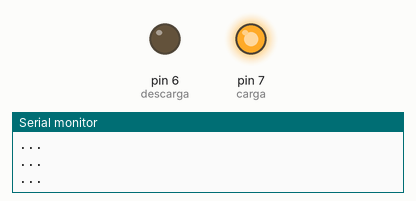
Recording of a sketch running on a simulated Arduino Uno, built with avr-gcc and run on an emulated ATmega328P. Shown: output pins drawn as LEDs (lit = HIGH), the last lines printed to the serial monitor.

Above: at 0.5 s.
At 5.0 s:
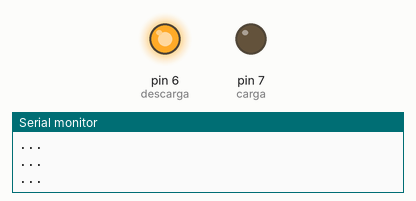
Timing chart, 0 to 6.9 s (numbered marks = the images above):
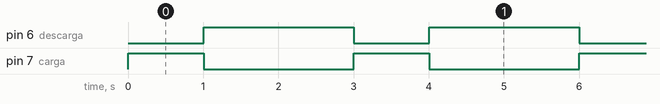

Measured:
- by itself, pin 6 (descarga): alternates HIGH for 2.0 s and LOW for 1.0 s
- by itself, pin 7 (carga): alternates HIGH for 1.0 s and LOW for 2.0 s

The sketch:

Timer2INT.ino
```cpp
/*
   Adapt from
   "Aula 44 - Interrupção por Estouro do Timer2 na IDE Arduino"
   www.wrkits.com.br | facebook.com/wrkits | youtube.com/user/canalwrkits

   Timer 2 overflow interrupt.

*/
// --- Parâmetros ---

#define descarga 6
#define carga 7

// --- Variaveis Globais ---

int unsigned count = 0;

// --- Rotina de Interrupção ---
ISR(TIMER2_OVF_vect)
{
    TCNT2=100;          // Reinicializa o registrador do Timer2
    if(count==100){
      digitalWrite(descarga, HIGH);
      digitalWrite(carga, LOW);
      count++;

    }else if(count<100){
      count++;//incrementa o valor do contador
      digitalWrite(descarga, LOW);
      digitalWrite(carga, HIGH);
    }else{
      count++;//incrementa o valor do contador
      if(count == 300)  count=0;
    }

}


// --- Configurações Iniciais ---
void setup()
{
     pinMode(6,OUTPUT);
     pinMode(7,OUTPUT);

     TCCR2A = 0x00;   //Timer operando em modo normal
     TCCR2B = 0x07;   //Prescaler 1:1024
     TCNT2  = 100;    //10 ms overflow again
     TIMSK2 = 0x01;   //Habilita interrupção do Timer2

     digitalWrite(descarga, LOW);
     digitalWrite(carga, HIGH);

     Serial.begin(9600);
} //end setup


// --- Loop Infinito ---
void loop()
{
   //Aguarda Interrupção...

   // Estouro = Timer2_cont x prescaler x ciclo de máquina

   // Ciclo de máquina = 1/Fosc = 1/16E6 = 62,5ns = 62,5E-9s

   // Estouro = (256 - 100) x 1024 x 62,5E-9 = 9,98ms

   // Estouro x count = 9,98ms x 100 =~ 1s

   Serial.println("...");
   delay(100);
} //end loop
```
